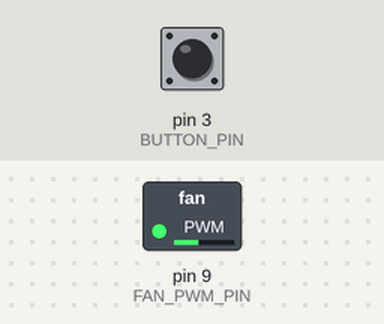
Simulated run of this program. Board: Arduino Nano, built with avr-gcc and run on an emulated ATmega328P. Shown: switched loads named in the program (green lamp = pin HIGH). The test bench sets the inputs (shaded band); at power-on: pin 3 (BUTTON_PIN) HIGH. EEPROM starts erased.

Above: at 1.2 s.
1.3 s: pin 3 (BUTTON_PIN) pulled LOW for 0.15 s
At 1.8 s:
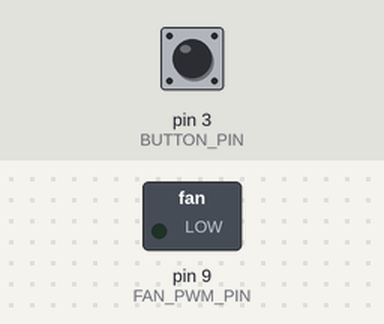
2.9 s: pin 3 (BUTTON_PIN) pulled LOW for 1 s
At 5.0 s:
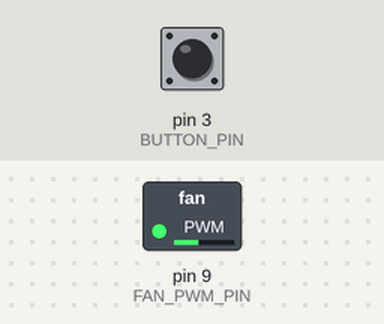
5.4 s: pin 3 (BUTTON_PIN) pulled LOW for 0.15 s
At 6.7 s:
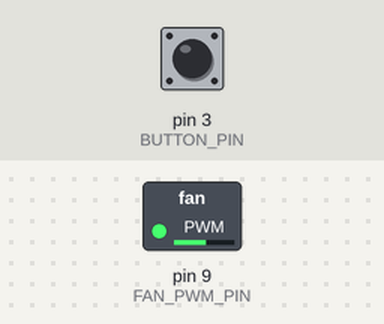
7.0 s: pin 3 (BUTTON_PIN) pulled LOW for 3.2 s
At 10.8 s:
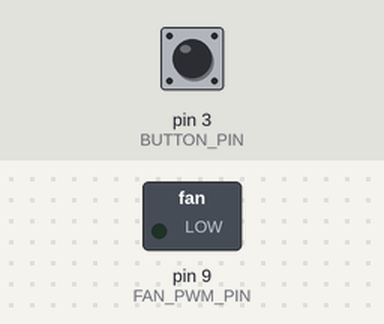
11.7 s: pin 3 (BUTTON_PIN) pulsed LOW 5 times (0.12 s each, 0.3 s apart)
At 13.8 s:
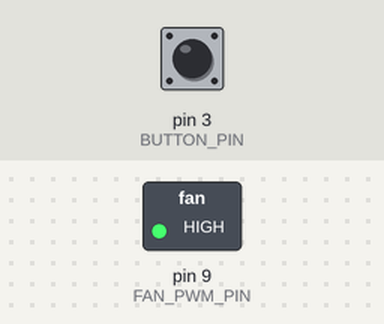
Timing chart, 0 to 15.3 s (numbered marks = the images above; inputs shaded):
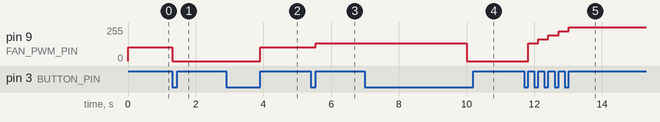

The program:

main.cpp
```cpp
#include <Arduino.h>
#include <EEPROM.h>

const int FAN_PWM_PIN = 9;
const int BUTTON_PIN = 3;
const int MEM_ADDRESS = 0;

int levels[] = {
    130,
    168,
    206,
    244,
    282,
    320,
};

int levelsSize = sizeof(levels) / sizeof(levels[0]);

int selected = 0;
bool buttonPressed = false;
bool saveSelection = false;
bool standby = false;
unsigned long lastInput = 0;
const unsigned long inputDelay = 50;
const unsigned long saveDelay = 8000;
const unsigned long standbyDelay = 3000;

void setup() {
    pinMode(FAN_PWM_PIN, OUTPUT);
    pinMode(BUTTON_PIN, INPUT_PULLUP);

    TCCR1A = 0;
    TCCR1B = 0;

    TCCR1A |= (1 << COM1A1) | (1 << WGM11);
    TCCR1B |= (1 << WGM13) | (1 << WGM12) | (1 << CS10);

    ICR1 = 320;

    byte storedSelected = EEPROM.read(MEM_ADDRESS);

    if (storedSelected >= levelsSize) {
        selected = 0;
    } else {
        selected = storedSelected;
    }

    OCR1A = levels[selected];
}

void loop() {

    unsigned long now = millis();

    if ((now - inputDelay) > lastInput) {

        int buttonState = digitalRead(BUTTON_PIN);

        if (!buttonPressed && buttonState == LOW) {
            buttonPressed = true;
            lastInput = now;
        }

        if (buttonPressed && (now - standbyDelay) > lastInput) {
            standby = true;
            OCR1A = 0;
        }

        if (buttonPressed && buttonState == HIGH) {

            if ((now - standbyDelay) <= lastInput) {

                if (!standby) {
                    selected++;

                    if (selected >= levelsSize) {
                        selected = 0;
                    }
                }

                OCR1A = levels[selected];
                saveSelection = true;
                standby = false;
            }

            buttonPressed = false;
            lastInput = now;
        }
    }

    if (saveSelection && (now - saveDelay) > lastInput) {
        EEPROM.update(MEM_ADDRESS, selected);
        saveSelection = false;
    }
}
```

Measured:
- after the input at 1.3 s, pin 9 (FAN_PWM_PIN): 104/255 → 0/255 at once
- after the input at 2.9 s, pin 9 (FAN_PWM_PIN): 0/255 → 104/255 after 1.0 s
- after the input at 5.4 s, pin 9 (FAN_PWM_PIN): 104/255 → 134/255 after 0.15 s
- after the input at 7.0 s, pin 9 (FAN_PWM_PIN): 134/255 → 0/255 after 3.0 s
- after the input at 11.7 s, pin 9 (FAN_PWM_PIN): moves from 0/255 to 255/255 over 1.2 s, starting after 0.12 s
